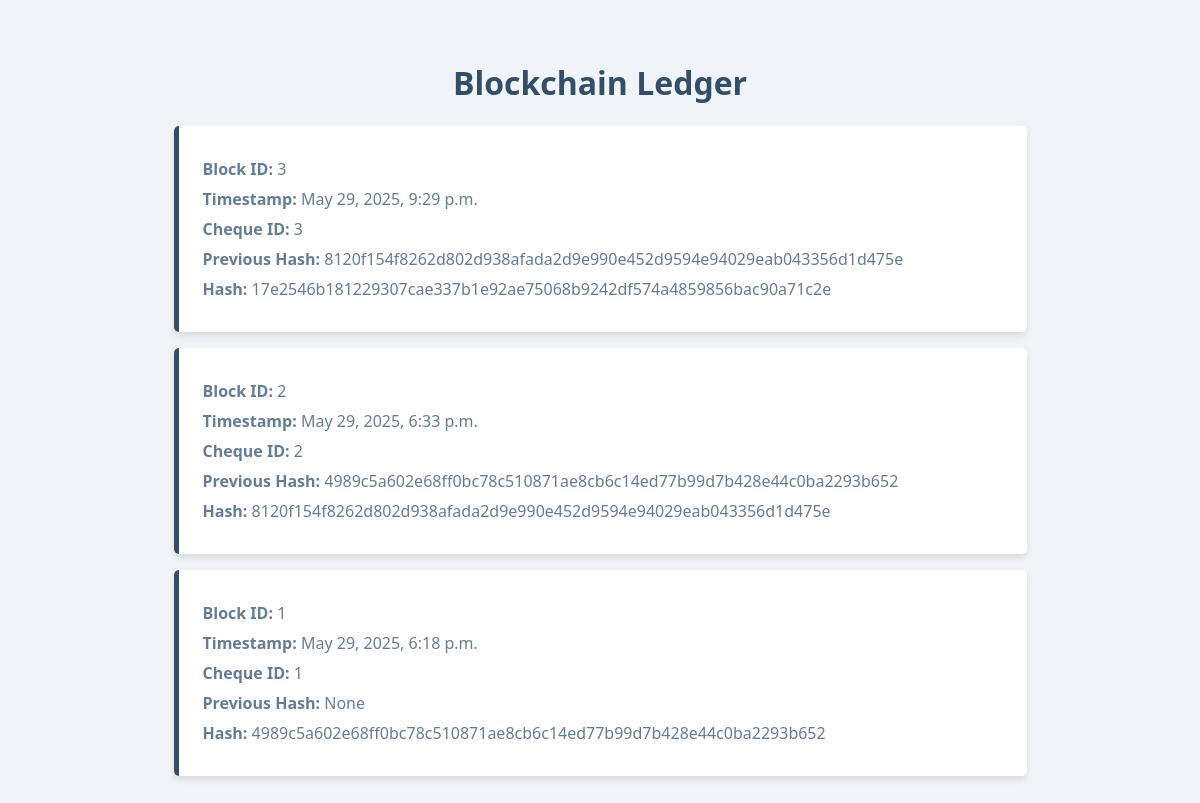
Before: /cheques/blockchain/ with the older database file.
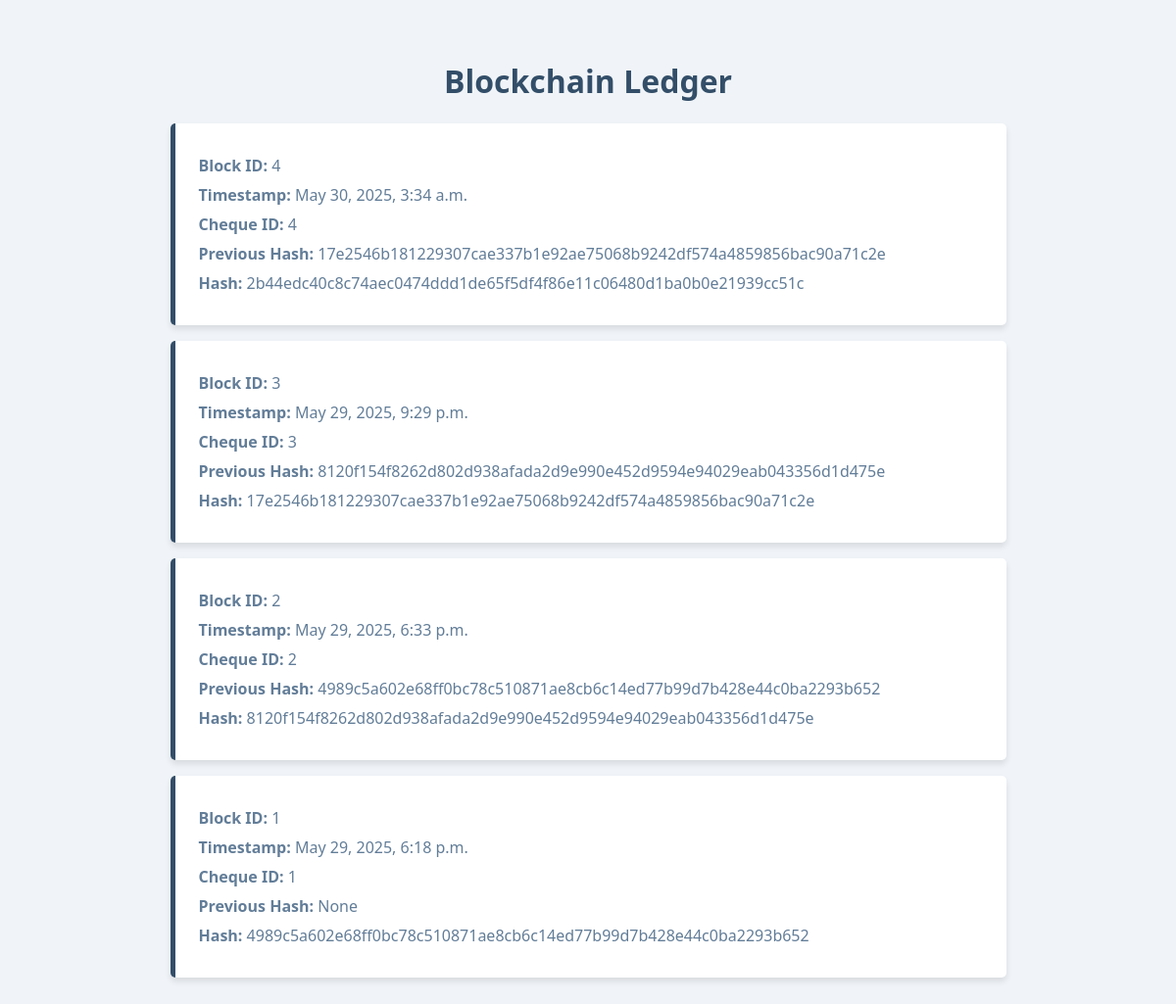
After: the same page with the newer database file.
### cheques/models.py (models this page shows, shortened)
class Block(models.Model):
    class Meta:
        app_label = 'cheques'  # Explicitly set the app label
    cheque = models.OneToOneField(Cheque, on_delete=models.CASCADE)
    previous_hash = models.CharField(max_length=64, blank=True, null=True)
    timestamp = models.DateTimeField(auto_now_add=True)
    hash = models.CharField(max_length=64)

class Cheque(models.Model):
    class Meta:
        app_label = 'cheques'  # Explicitly set the app label
    payee = models.CharField(max_length=255)
    amount = models.DecimalField(max_digits=10, decimal_places=2)
    date = models.DateField()
    signature = models.TextField()  # Store the digital signature

### cheques/views.py (the view)
# urls.py: path('blockchain/', views.blockchain, name='blockchain'),
def blockchain(request):
    blocks = Block.objects.all().order_by('-timestamp')
    print(f"Number of blocks retrieved: {len(blocks)}")  # Add this line
    return render(request, 'cheques/blockchain.html', {'blocks': blocks})

### templates/cheques/blockchain.html (shortened to what this page needs)
<!DOCTYPE html>
<html lang="en">
<head>
</head>
<body>
    <h1>Blockchain Ledger</h1>
    {% for block in blocks %}
    <div class="block">
        <p><strong>Block ID:</strong> {{ block.id }}</p>
        <p><strong>Timestamp:</strong> {{ block.timestamp }}</p>
        <p><strong>Cheque ID:</strong> {{ block.cheque.id }}</p>
        <p><strong>Previous Hash:</strong> {{ block.previous_hash }}</p>
        <p><strong>Hash:</strong> {{ block.hash }}</p>
    </div>
    {% endfor %}
</body>
</html>

### templates/cheques/blockchain.html (style rules this page uses)
body { font-family: 'Segoe UI', Tahoma, Geneva, Verdana, sans-serif; background-color: #f0f4f8; padding: 2rem; }
h1 { text-align: center; color: #334e68; }
.block { background-color: #fff; margin: 1rem auto; padding: 1.5rem; border-left: 5px solid #334e68; border-radius: 5px; max-width: 800px; box-shadow: 0 4px 6px rgba(0, 0, 0, 0.1); }
.block p { margin: 0.5rem 0; color: #627d98; }

Changed rows visible on the page:
added Block: id "4", timestamp "May 30, 2025, 3:34 a.m.", cheque.id "4", previous_hash "17e2546b181229307cae337b1e92ae75068b9242df574a4859856bac90a71c2e", hash "2b44edc40c8c74aec0474ddd1de65f5df4f86e11c06480d1ba0b0e21939cc51c"
